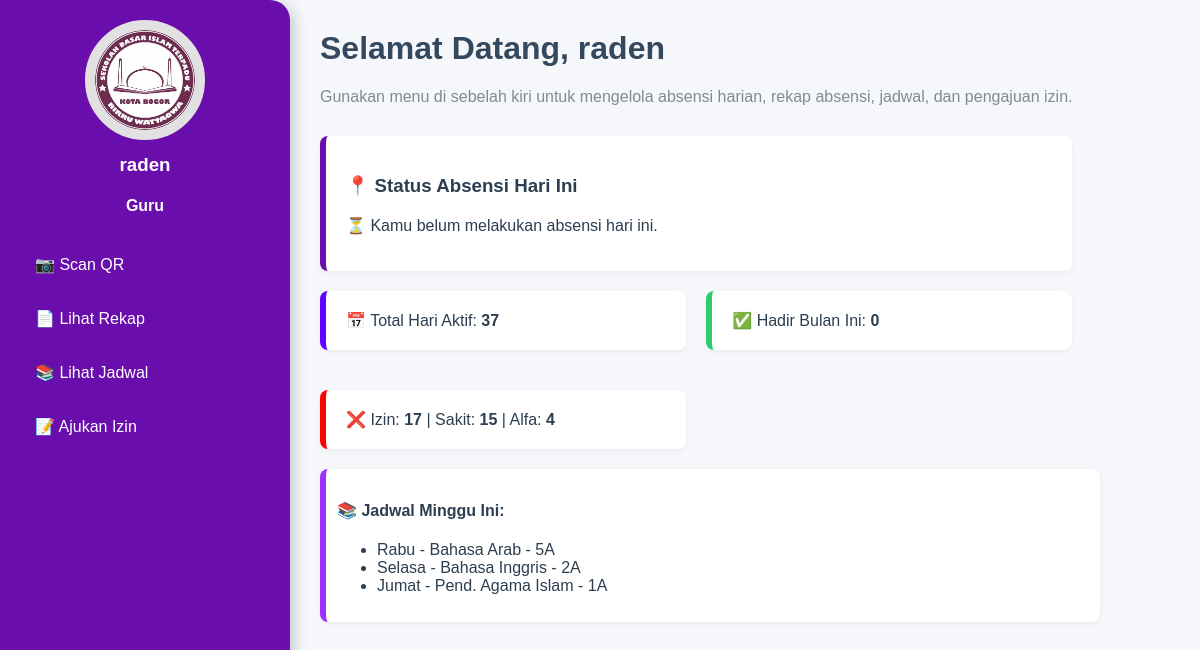
The page /dashboard/guru/ (signed in) on the database its author committed.
### birruwattaqwa/models.py (models this page shows, shortened)
class JadwalGuru(models.Model):
    MATA_PELAJARAN_CHOICES = [
        ('IPA', 'IPA'),
        ('IPS', 'IPS'),
        ('Bahasa Indonesia', 'Bahasa Indonesia'),
        ('Bahasa Inggris', 'Bahasa Inggris'),
        ('Bahasa Arab', 'Bahasa Arab'),
        ('Matematika', 'Matematika'),
        ('PKN', 'PKN'),
        ('Seni Budaya', 'Seni Budaya'),
        ('Penjaskes', 'Penjaskes'),
        ('Pend. Agama Islam', 'Pend. Agama Islam'),
    ]
    HARI_CHOICES = [
        ('Senin', 'Senin'),
        ('Selasa', 'Selasa'),
        ('Rabu', 'Rabu'),
        ('Kamis', 'Kamis'),
        ('Jumat', 'Jumat'),
        ('Sabtu', 'Sabtu'),
    ]
    KELAS_CHOICES = [
        ('1A', '1A'),
        ('1B', '1B'),
        ('2A', '2A'),
        ('2B', '2B'),
        ('3A', '3A'),
        ('3B', '3B'),
        ('4A', '4A'),
        ('4B', '4B'),
        ('5A', '5A'),
        ('5B', '5B'),
        ('6A', '6A'),
        ('6B', '6B')
    ]
    guru = models.ForeignKey(User, on_delete=models.CASCADE)
    hari = models.CharField(max_length=20, choices=HARI_CHOICES)
    jam_mulai = models.TimeField()
    jam_selesai = models.TimeField()
    mata_pelajaran = models.CharField(max_length=100, choices=MATA_PELAJARAN_CHOICES)
    kelas = models.CharField(max_length=10, choices=KELAS_CHOICES)

### birruwattaqwa/views.py (the view)
# urls.py: path('dashboard/guru/', dashboard_guru, name='dashboard_guru'),
@login_required
def dashboard_guru(request):
    today = timezone.now().date()
    bulan_ini = today.replace(day=1)
    tujuh_hari_lalu = today - timedelta(days=6)
    absensi_user = Absensi.objects.filter(guru=request.user)
    total_hadir_bulan_ini = absensi_user.filter(status='Hadir', tanggal__gte=bulan_ini).count()
    total_izin_bulan_ini = absensi_user.filter(status='Izin', tanggal__gte=bulan_ini).count()
    total_sakit_bulan_ini = absensi_user.filter(status='Sakit', tanggal__gte=bulan_ini).count()
    total_alpha_bulan_ini = absensi_user.filter(status='Alfa', tanggal__gte=bulan_ini).count()
    total_hari_aktif = absensi_user.count()
    jadwal_minggu_ini = JadwalGuru.objects.filter(guru=request.user)
    context = {
        'total_hadir_bulan_ini': total_hadir_bulan_ini,
        'total_izin_bulan_ini': total_izin_bulan_ini,
        'total_sakit_bulan_ini': total_sakit_bulan_ini,
        'total_alpha_bulan_ini': total_alpha_bulan_ini,
        'total_hari_aktif': total_hari_aktif,
        'jadwal_minggu_ini': jadwal_minggu_ini,
    }
    return render(request, 'birruwattaqwa/guru/dashboard_guru.html', context)

### birruwattaqwa/templates/birruwattaqwa/guru/dashboard_guru.html (shortened to what this page needs)
{% load static %}
<!DOCTYPE html>
<html lang="id">
<head>
    <link rel="stylesheet" href="{% static 'css/guru/Dash_guru.css' %}">
    <link rel="stylesheet" href="{% static 'css/guru/isi_dash_guru.css' %}">
</head>
<body>
    <div class="dashboard">
        <div class="sidebar">
            <div class="profile">
                <a href="{% url 'dashboard_guru' %}">
                    <img src="/media/logo.jpeg" alt="Foto Guru">
                </a>
                <h3>{{ request.user }} </h3>
                <h4><a href="#"></a>Guru</h4>
            </div>
            <ul>
                <li><a href="{% url 'scan_qr_view' %}">📷 Scan QR</a></li>
                <li><a href="{% url 'rekap_guru' %}">📄 Lihat Rekap</a></li>
                <li><a href="{% url 'jadwal_guru' %}">📚 Lihat Jadwal</a></li>
                <li><a href="{% url 'absent' %}">📝 Ajukan Izin</a></li>
            </ul>
        </div>
        <div class="content">
            <h1>Selamat Datang, {{ request.user }}</h1>
            <div class="paragraf">
                Gunakan menu di sebelah kiri untuk mengelola absensi harian, rekap absensi, jadwal, dan pengajuan izin.
            </div>
            {%block content%}
            <div class="absensi-status card">
                <h3>📍 Status Absensi Hari Ini</h3>
                {% if status %}
                <p>✅ Kamu sudah absen sebagai <strong>{{ status }}</strong>.</p>
                {% else %}
                <p>⏳ Kamu belum melakukan absensi hari ini.</p>
                {% endif %}
            </div>
            <div class="summary-cards">
                <div class="summary-cards">
                    <div class="card card-hadir">📅 Total Hari Aktif: <strong>{{ total_hari_aktif }}</strong></div>
                    <div class="card card-hadir-bulan">✅ Hadir Bulan Ini: <strong>{{ total_hadir_bulan_ini }}</strong>
                    </div>
                    <div class="card card-izin-sakit-alfa">❌ Izin: <strong>{{ total_izin_bulan_ini }}</strong> |
                        Sakit: <strong>{{ total_sakit_bulan_ini }}</strong> | Alfa: <strong>{{ total_alpha_bulan_ini}}</strong>
                    </div>
                </div>
            </div>
            <div class="jadwal">
                <div class="card card-jadwal-minggu" style="padding: 11px;">
                    <h4>📚 Jadwal Minggu Ini:</h4>
                    {% if jadwal_minggu_ini %}
                    <ul>
                        {% for jadwal in jadwal_minggu_ini %}
                        <li>{{ jadwal.hari }} - {{ jadwal.mata_pelajaran }} - {{ jadwal.kelas }}</li>
                        {% endfor %}
                    </ul>
                    {% else %}
                    <p><em>Tidak ada jadwal minggu ini.</em></p>
                    {% endif %}
                </div>
            </div>
            {% endblock %}
        </div>
    </div>
</body>
</html>

### birruwattaqwa/static/css/guru/Dash_guru.css (style rules this page uses)
body { font-family: 'Poppins', sans-serif; margin: 0; padding: 0; display: flex; min-height: 100vh; background-color: #f5f7fa; color: #333; }
.dashboard { display: flex; min-height: 100vh; position: fixed; }
.sidebar { background-color: #6a0dad; width: 250px; color: white; padding: 20px; border-radius: 0 20px 20px 0; box-shadow: 4px 4px 15px rgba(0, 0, 0, 0.2); }
.sidebar .profile { text-align: center; margin-bottom: 30px; }
.sidebar .profile img { width: 100px; height: 100px; border-radius: 50%; object-fit: cover; transition: transform 0.3s ease-in-out; }
.sidebar h3 { margin: 10px 0 5px; }
.sidebar ul { list-style: none; padding: 0; }
.sidebar ul li { margin: 15px 0; }
.sidebar ul li a { color: white; text-decoration: none; display: block; padding: 10px 15px; border-radius: 12px; transition: background-color 0.3s, transform 0.3s; }
img { width: 100%; max-width: 300px; border: 10px solid #e1e1e1; border-radius: 20px; background: white; }

### birruwattaqwa/static/css/guru/isi_dash_guru.css (style rules this page uses)
.content { flex: 1; padding: 30px; }
h1 { margin-top: 0; color: #34495e; }
.paragraf { margin-bottom: 30px; font-size: 16px; color: #7f8c8d; }
.card { background-color: white; padding: 20px; margin-bottom: 20px; border-left: 6px solid#6a0dad; border-radius: 8px; box-shadow: 0 2px 5px rgba(0,0,0,0.05); font-size: 16px; color: #2c3e50; transition: all 0.3s ease; }
.summary-cards { display: grid; grid-template-columns: repeat(auto-fit, minmax(250px, 1fr)); gap: 20px; }
.summary-cards .card { transition: all 0.3s ease; }
.card-hadir { border-left: 6px solid #6200ff; }
.card-hadir-bulan { border-left: 6px solid #2ecc71; }
.card-izin-sakit-alfa { border-left: 6px solid #ff0000; }
.card-jadwal-minggu { border-left: 6px solid #9b30ff; width: 100%; }

### rows shown on the page
JadwalGuru: hari "Rabu", mata_pelajaran "Bahasa Arab", kelas "5A"
JadwalGuru: hari "Selasa", mata_pelajaran "Bahasa Inggris", kelas "2A"
JadwalGuru: hari "Jumat", mata_pelajaran "Pend. Agama Islam", kelas "1A"

### other values the page prints
{{ request.user }} "raden"
{{ total_hari_aktif }} "37"
{{ total_hadir_bulan_ini }} "0"
{{ total_izin_bulan_ini }} "17"
{{ total_sakit_bulan_ini }} "15"
{{ total_alpha_bulan_ini }} "4"
